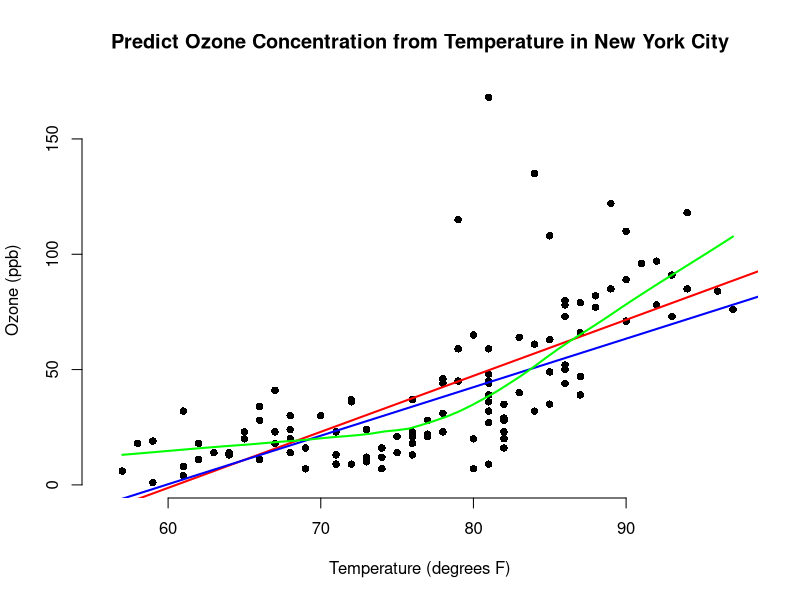

Recreate this plot in R.
## ---- chunk 1

require(graphics)
data(airquality)

model1 <- lm(Ozone ~ Temp, data=airquality)
model2 <- lm(Ozone ~ Temp, data=subset(airquality, Ozone < 100))
model3 <- loess(Ozone ~ Temp, data=airquality)

plot(x=airquality$Temp, y=airquality$Ozone, xlab="Temperature (degrees F)", ylab="Ozone (ppb)", bty = "n", pch = 16)
title(main="Predict Ozone Concentration from Temperature in New York City")
    
abline(model1, col = "red", lwd = 2)
abline(model2, col = "blue", lwd = 2)
model3smooth <- loess.smooth(airquality$Temp, airquality$Ozone, span = 2/3, degree = 1, family = c("symmetric", "gaussian"), evaluation=50, data=airquality)
lines(model3smooth, col = "green", lwd = 2)


